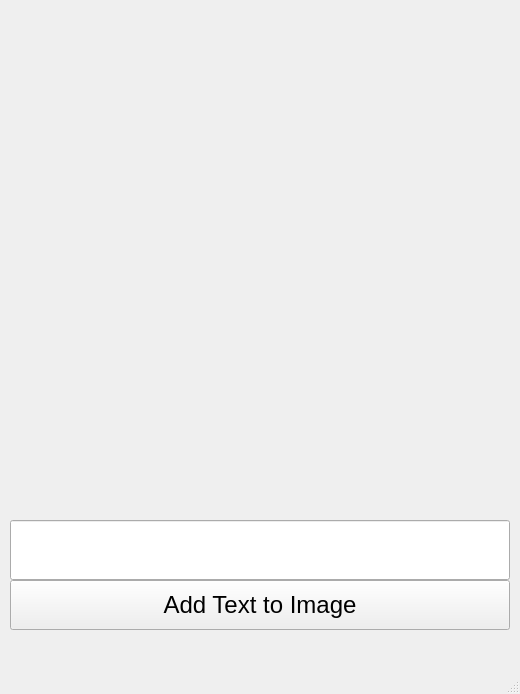
<?xml version="1.0" encoding="UTF-8"?>
<ui version="4.0">
 <class>MainWindow</class>
 <widget class="QMainWindow" name="MainWindow">
  <property name="geometry">
   <rect>
    <x>0</x>
    <y>0</y>
    <width>520</width>
    <height>694</height>
   </rect>
  </property>
  <property name="windowTitle">
   <string>MainWindow</string>
  </property>
  <widget class="QWidget" name="centralwidget">
   <widget class="QLabel" name="label">
    <property name="geometry">
     <rect>
      <x>10</x>
      <y>10</y>
      <width>500</width>
      <height>500</height>
     </rect>
    </property>
    <property name="text">
     <string/>
    </property>
    <property name="pixmap">
     <pixmap>../../../Downloads/eugene.jpg</pixmap>
    </property>
   </widget>
   <widget class="QLineEdit" name="lineEdit">
    <property name="geometry">
     <rect>
      <x>10</x>
      <y>520</y>
      <width>500</width>
      <height>60</height>
     </rect>
    </property>
    <property name="font">
     <font>
      <pointsize>18</pointsize>
     </font>
    </property>
   </widget>
   <widget class="QPushButton" name="pushButton">
    <property name="geometry">
     <rect>
      <x>10</x>
      <y>580</y>
      <width>500</width>
      <height>50</height>
     </rect>
    </property>
    <property name="font">
     <font>
      <pointsize>18</pointsize>
     </font>
    </property>
    <property name="text">
     <string>Add Text to Image</string>
    </property>
   </widget>
  </widget>
  <widget class="QMenuBar" name="menubar">
   <property name="geometry">
    <rect>
     <x>0</x>
     <y>0</y>
     <width>520</width>
     <height>33</height>
    </rect>
   </property>
  </widget>
  <widget class="QStatusBar" name="statusbar"/>
 </widget>
 <resources/>
 <connections/>
</ui>
